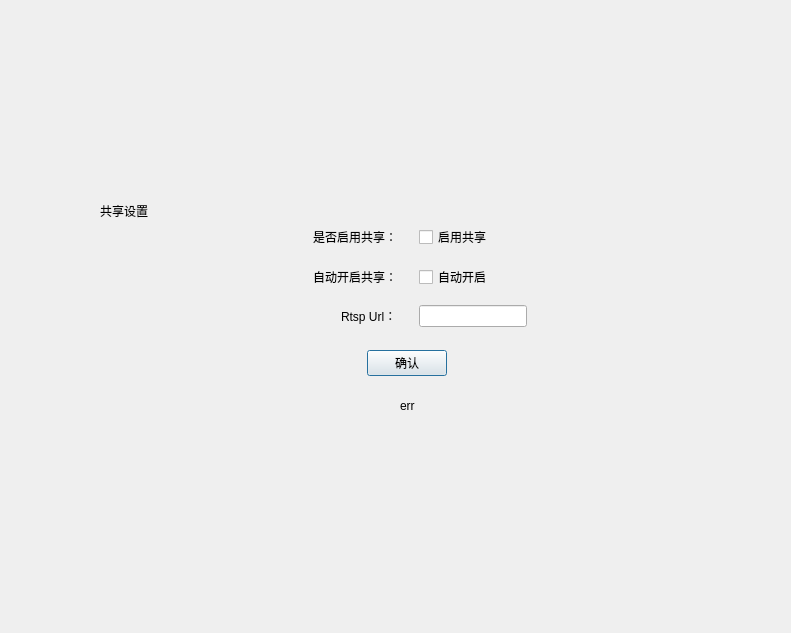
<?xml version="1.0" encoding="UTF-8"?>
<ui version="4.0">
 <class>CDlgShareConfigClass</class>
 <widget class="QDialog" name="CDlgShareConfigClass">
  <property name="geometry">
   <rect>
    <x>0</x>
    <y>0</y>
    <width>791</width>
    <height>633</height>
   </rect>
  </property>
  <property name="windowTitle">
   <string>CDlgShareConfig</string>
  </property>
  <widget class="QWidget" name="widget" native="true">
   <property name="geometry">
    <rect>
     <x>0</x>
     <y>0</y>
     <width>815</width>
     <height>636</height>
    </rect>
   </property>
   <property name="styleSheet">
    <string notr="true"/>
   </property>
   <layout class="QVBoxLayout" name="verticalLayout_2">
    <property name="spacing">
     <number>1</number>
    </property>
    <property name="leftMargin">
     <number>100</number>
    </property>
    <property name="rightMargin">
     <number>100</number>
    </property>
    <item>
     <spacer name="verticalSpacer">
      <property name="orientation">
       <enum>Qt::Vertical</enum>
      </property>
      <property name="sizeHint" stdset="0">
       <size>
        <width>20</width>
        <height>20</height>
       </size>
      </property>
     </spacer>
    </item>
    <item>
     <widget class="QWidget" name="widget_10" native="true">
      <property name="styleSheet">
       <string notr="true">background:none;</string>
      </property>
      <layout class="QHBoxLayout" name="horizontalLayout_3">
       <property name="spacing">
        <number>0</number>
       </property>
       <property name="leftMargin">
        <number>0</number>
       </property>
       <property name="topMargin">
        <number>0</number>
       </property>
       <property name="rightMargin">
        <number>0</number>
       </property>
       <property name="bottomMargin">
        <number>0</number>
       </property>
       <item>
        <widget class="QLabel" name="label_t1">
         <property name="styleSheet">
          <string notr="true"/>
         </property>
         <property name="text">
          <string>共享设置</string>
         </property>
        </widget>
       </item>
      </layout>
     </widget>
    </item>
    <item>
     <widget class="QWidget" name="widget_7" native="true">
      <property name="styleSheet">
       <string notr="true">background:none;</string>
      </property>
      <layout class="QHBoxLayout" name="horizontalLayout">
       <property name="spacing">
        <number>0</number>
       </property>
       <property name="leftMargin">
        <number>0</number>
       </property>
       <property name="topMargin">
        <number>0</number>
       </property>
       <property name="rightMargin">
        <number>0</number>
       </property>
       <property name="bottomMargin">
        <number>0</number>
       </property>
       <item alignment="Qt::AlignRight">
        <widget class="QWidget" name="widget_8" native="true">
         <layout class="QHBoxLayout" name="horizontalLayout_2">
          <property name="topMargin">
           <number>4</number>
          </property>
          <item>
           <widget class="QLabel" name="label_t2">
            <property name="text">
             <string>是否启用共享：</string>
            </property>
           </widget>
          </item>
         </layout>
        </widget>
       </item>
       <item alignment="Qt::AlignLeft">
        <widget class="QWidget" name="widget_9" native="true">
         <layout class="QHBoxLayout" name="horizontalLayout_4">
          <property name="topMargin">
           <number>4</number>
          </property>
          <item>
           <widget class="QCheckBox" name="boxEnableShare">
            <property name="styleSheet">
             <string notr="true"/>
            </property>
            <property name="text">
             <string>启用共享</string>
            </property>
           </widget>
          </item>
         </layout>
        </widget>
       </item>
      </layout>
     </widget>
    </item>
    <item>
     <widget class="QWidget" name="widget_7" native="true">
      <property name="styleSheet">
       <string notr="true">background:none;</string>
      </property>
      <layout class="QHBoxLayout" name="horizontalLayout">
       <property name="spacing">
        <number>0</number>
       </property>
       <property name="leftMargin">
        <number>0</number>
       </property>
       <property name="topMargin">
        <number>0</number>
       </property>
       <property name="rightMargin">
        <number>0</number>
       </property>
       <property name="bottomMargin">
        <number>0</number>
       </property>
       <item alignment="Qt::AlignRight">
        <widget class="QWidget" name="widget_8" native="true">
         <layout class="QHBoxLayout" name="horizontalLayout_2">
          <property name="topMargin">
           <number>4</number>
          </property>
          <item>
           <widget class="QLabel" name="label_t3">
            <property name="text">
             <string>自动开启共享：</string>
            </property>
           </widget>
          </item>
         </layout>
        </widget>
       </item>
       <item alignment="Qt::AlignLeft">
        <widget class="QWidget" name="widget_9" native="true">
         <layout class="QHBoxLayout" name="horizontalLayout_4">
          <property name="topMargin">
           <number>4</number>
          </property>
          <item>
           <widget class="QCheckBox" name="boxAutoShare">
            <property name="styleSheet">
             <string notr="true"/>
            </property>
            <property name="text">
             <string>自动开启</string>
            </property>
           </widget>
          </item>
         </layout>
        </widget>
       </item>
      </layout>
     </widget>
    </item>
    <item>
     <widget class="QWidget" name="widget_5" native="true">
      <property name="styleSheet">
       <string notr="true">background:none;</string>
      </property>
      <layout class="QHBoxLayout" name="horizontalLayout_21">
       <property name="spacing">
        <number>0</number>
       </property>
       <property name="leftMargin">
        <number>0</number>
       </property>
       <property name="topMargin">
        <number>0</number>
       </property>
       <property name="rightMargin">
        <number>0</number>
       </property>
       <property name="bottomMargin">
        <number>0</number>
       </property>
       <item alignment="Qt::AlignRight">
        <widget class="QWidget" name="widget_19" native="true">
         <layout class="QHBoxLayout" name="horizontalLayout_19">
          <property name="topMargin">
           <number>4</number>
          </property>
          <item alignment="Qt::AlignRight">
           <widget class="QLabel" name="label_t4">
            <property name="text">
             <string>Rtsp Url：</string>
            </property>
           </widget>
          </item>
         </layout>
        </widget>
       </item>
       <item alignment="Qt::AlignLeft">
        <widget class="QWidget" name="widget_20" native="true">
         <layout class="QHBoxLayout" name="horizontalLayout_20">
          <property name="topMargin">
           <number>4</number>
          </property>
          <item>
           <widget class="QLineEdit" name="rtspUrl"/>
          </item>
         </layout>
        </widget>
       </item>
      </layout>
     </widget>
    </item>
    <item>
     <widget class="QWidget" name="widget_21" native="true">
      <property name="styleSheet">
       <string notr="true">background:none;</string>
      </property>
      <layout class="QVBoxLayout" name="verticalLayout_3">
       <property name="spacing">
        <number>0</number>
       </property>
       <property name="leftMargin">
        <number>0</number>
       </property>
       <property name="topMargin">
        <number>0</number>
       </property>
       <property name="rightMargin">
        <number>0</number>
       </property>
       <property name="bottomMargin">
        <number>0</number>
       </property>
      </layout>
     </widget>
    </item>
    <item>
     <widget class="QWidget" name="widget_23" native="true">
      <property name="styleSheet">
       <string notr="true">background:none;</string>
      </property>
      <layout class="QVBoxLayout" name="verticalLayout_4">
       <property name="spacing">
        <number>1</number>
       </property>
       <property name="topMargin">
        <number>10</number>
       </property>
       <item alignment="Qt::AlignHCenter">
        <widget class="QWidget" name="widget_22" native="true">
         <layout class="QHBoxLayout" name="horizontalLayout_23">
          <property name="topMargin">
           <number>0</number>
          </property>
          <item alignment="Qt::AlignLeft">
           <widget class="QPushButton" name="btnOk">
            <property name="text">
             <string>确认</string>
            </property>
           </widget>
          </item>
         </layout>
        </widget>
       </item>
       <item alignment="Qt::AlignHCenter">
        <widget class="QWidget" name="err_widget" native="true">
         <layout class="QVBoxLayout" name="verticalLayout_5">
          <item>
           <widget class="QLabel" name="err_txt">
            <property name="text">
             <string>err</string>
            </property>
           </widget>
          </item>
         </layout>
        </widget>
       </item>
      </layout>
     </widget>
    </item>
    <item>
     <spacer name="verticalSpacer_2">
      <property name="orientation">
       <enum>Qt::Vertical</enum>
      </property>
      <property name="sizeHint" stdset="0">
       <size>
        <width>20</width>
        <height>20</height>
       </size>
      </property>
     </spacer>
    </item>
   </layout>
  </widget>
 </widget>
 <layoutdefault spacing="6" margin="11"/>
 <resources/>
 <connections/>
</ui>
